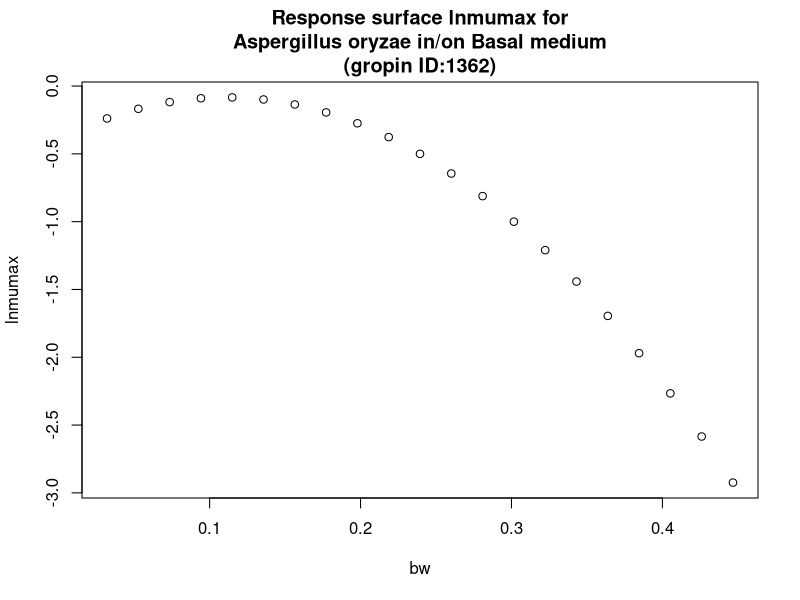

This chart was generated by the following R code:
#############################
# start of Parameter script
#############################
bw <- seq(0.032032,0.446753246753247,length.out=21)
#############################
# end of Parameter script
#############################
############################# 
# start of Model script Gropin ID 1362 
#############################
 
# constant coefficients for this model
 
variables <- data.frame(bw)
argumentsPar <- expand.grid(variables)
 
# heart of the model
response_surface <- function(bw) {
   mumax <-(-0.3915+5.571*bw-25.16*bw^2)

return(mumax=mumax)
} 

# output parameters
responseSurface <- cbind(argumentsPar,response_surface(argumentsPar['bw']))
colnames(responseSurface) <- c(colnames(argumentsPar),'lnmumax')
#############################
# End of Model script
#############################
############################# 
# start of Visualisation script Gropin ID 1362 
#############################
plot(bw,responseSurface$'lnmumax',xlab='bw',
                          ylab='lnmumax',main='Response surface lnmumax for
Aspergillus oryzae in/on Basal medium
(gropin ID:1362)')
#############################
# End of Visualisation script
#############################
